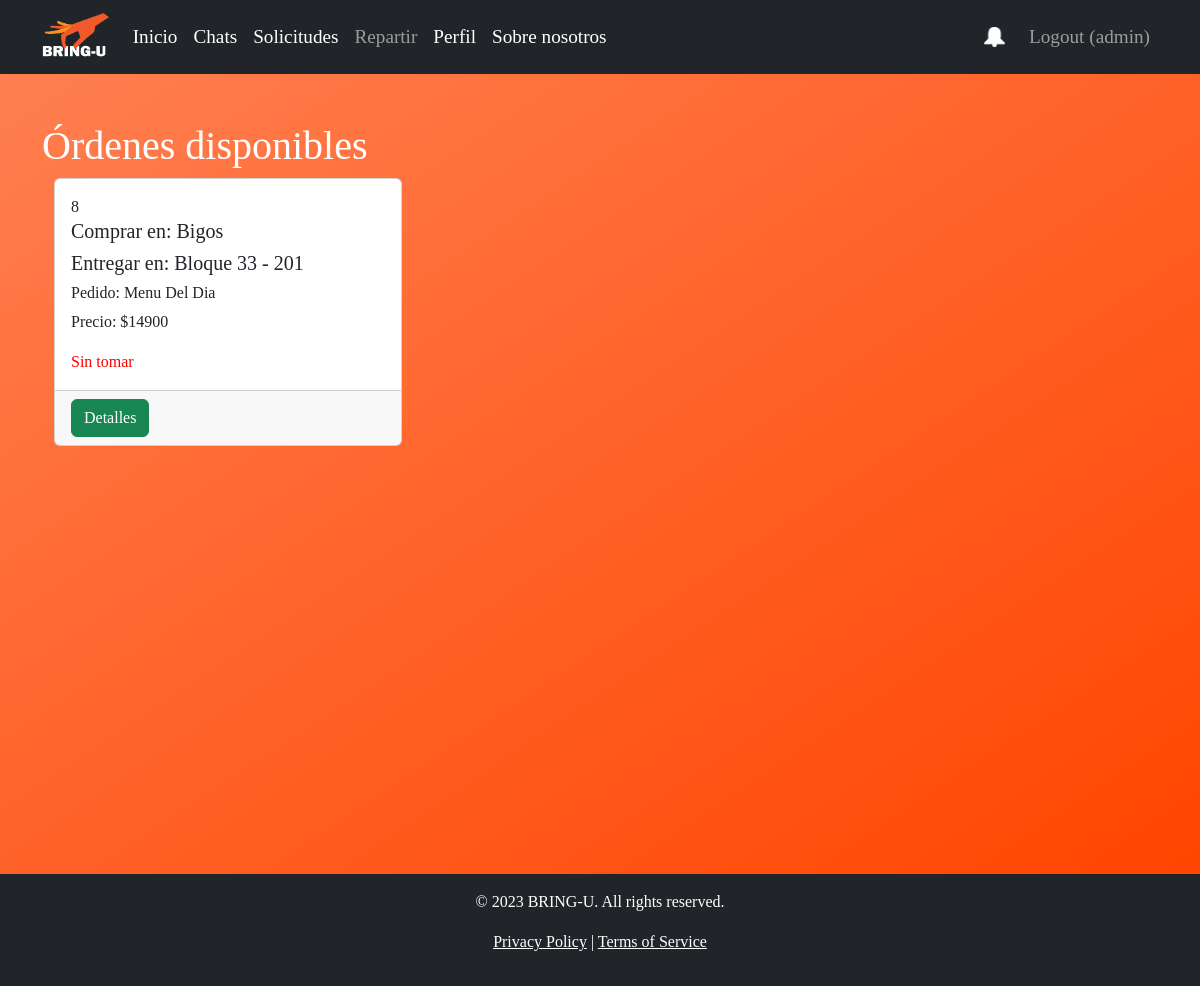
/available_orders/ (signed in), run on an earlier commit of the app's database.
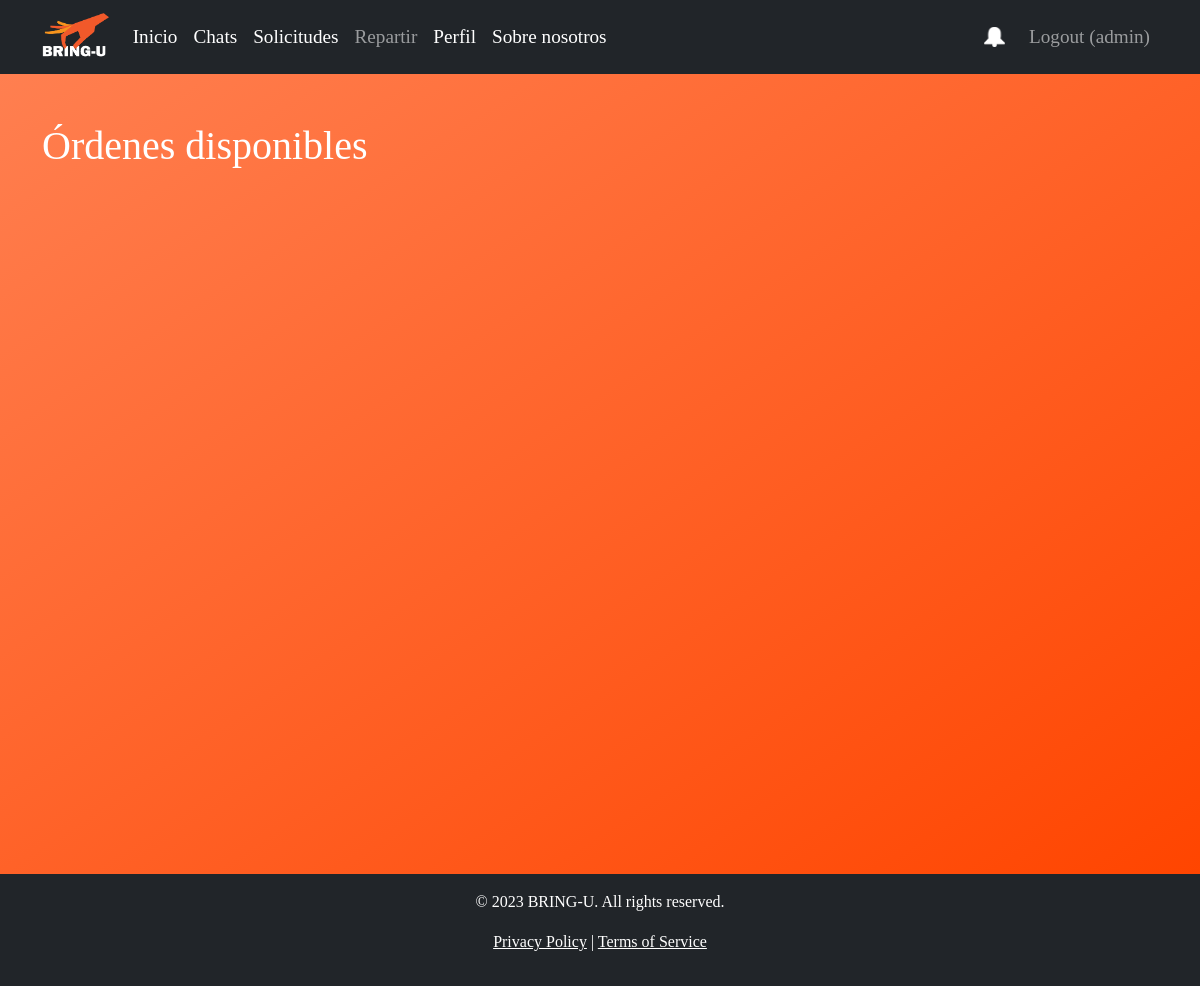
And on a later commit of the database.
### bring_u/models.py (models this page shows)
class Request(models.Model):
    id_request = models.AutoField(primary_key=True)
    name = models.CharField(max_length=100)
    desc = models.CharField(max_length=1000)
    price = models.IntegerField()
    status = models.CharField(max_length=30, default="Sin tomar")
    delivery_location = models.CharField(max_length=250)
    desc_delivery = models.CharField(max_length=1000, null=True)
    pick_up_location = models.CharField(max_length=250, default="Pick-up location")
    desc_pick_up_location = models.CharField(max_length=1000, null=True)
    file= models.FileField(upload_to='orders_media', null=True)
    fk_id_user = models.ForeignKey(UserProfile, on_delete=models.CASCADE)
    fk_id_product = models.ForeignKey(Product, on_delete=models.SET_NULL, null=True)
    business_name = models.CharField(max_length=70, null=True)

### bring_u/views.py (the view, shortened to what this page needs)
# urls.py: path('available_orders/', bringuViews.available_orders),
@login_required
@is_service_prov_required
def available_orders(request):
    user= request.user
    is_delivering = UserProfile.objects.filter(username=user, is_service_prov=True).exists() if user.is_authenticated else False
    user_requests = Request.objects.exclude(status="Tomado").exclude(status="Finalizado")
    context = {
        'is_delivering':is_delivering,
        'user_requests':user_requests
    }
    return render(request, "available_orders.html", context)

### accounts/models.py (called while the page is built)
    def __str__(self):
        return self.username

### bring_u/templates/available_orders.html (shortened to what this page needs)
{% extends "base.html" %}
{%load static%}
{% block head %}
<link rel="stylesheet" href="{% static 'css/main/available_orders.css' %}">
{% endblock %}
{% block content %}
<div class="container mt-5">
    <h1 class="text-white">Órdenes disponibles</h1>
    <div class="container">
        <div class="row -p-4">
            {% for order in user_requests %}
            <div class="col-md-4 mb-4">
                <div class="card">
                    <div class="card-body">
                        {% if order.business_name %}
                        {{ order.id_request }}
                        <h5 class="card-title">Comprar en: {{ order.business_name|title }}</h5>
                        {%endif%}
                        <h5 class="card-title">Entregar en: {{ order.delivery_location|title}}</h5>
                        <h6 class="card-title">Pedido: {{ order.name|title }}</h6>
                        <p class="card-text">Precio: ${{ order.price }}</p>
                        <p class="card-text" style="color:red">{{ order.status }}</p>
                    </div>
                    <div class="card-footer">
                        <button class="btn btn-success btn-cancel" type="button" data-bs-toggle="modal"
                            data-bs-target="#cancelConfirmationModal{{ order.id_request }}">
                            Detalles
                        </button>
                    </div>
                </div>
            </div>
            {% endfor %}
        </div>
    </div>
</div>
{% endblock %}

What changed in the data, as far as the page shows it:
removed Request: id_request "8", business_name "Bigos", delivery_location "Bloque 33 - 201", name "Menu Del Dia", price "14900", status "Sin tomar"
